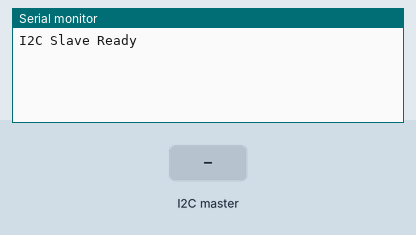
The sketch below on a simulated Arduino Uno, built with avr-gcc and run on an emulated ATmega328P. Parts: the last lines printed to the serial monitor. Inputs (shaded band) come from the test bench.

Above: at 1.2 s.
1.3 s: the I2C master sends the byte 1
At 2.5 s:
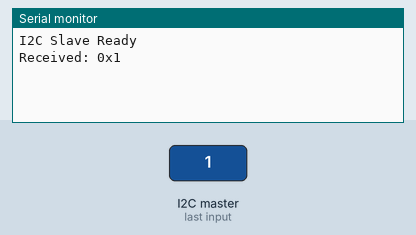
2.8 s: the I2C master sends the byte 90
At 3.9 s:
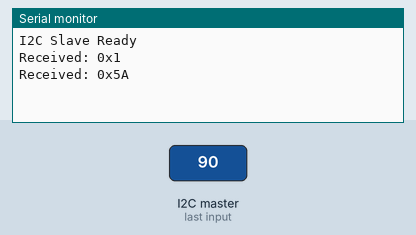
4.3 s: the I2C master sends the byte 200
At 5.1 s:
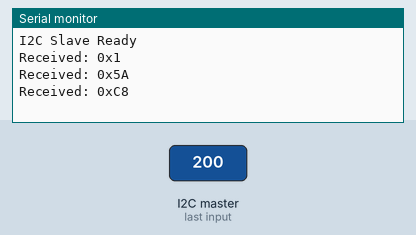

The sketch:

i2c_test.ino
```cpp
#include <Wire.h>

void setup() {
Wire.begin(0x27);   // Arduino as SLAVE
Wire.onReceive(receiveEvent);
Serial.begin(115200);
Serial.println("I2C Slave Ready");
}

void loop() {}

void receiveEvent(int n) {
Serial.print("Received: ");
while (Wire.available()) {
Serial.print("0x");
Serial.print(Wire.read(), HEX);
Serial.print(" ");
}
Serial.println();
}
```

Measured:
- after the input at 1.3 s, the serial monitor: prints a new line at once (image 1)
- after the input at 2.8 s, the serial monitor: prints a new line at once (image 2)
- after the input at 4.3 s, the serial monitor: prints a new line at once (image 3)
